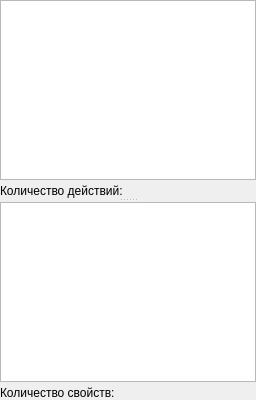
         <widget class="QSplitter" name="splitter_4">
          <property name="orientation">
           <enum>Qt::Vertical</enum>
          </property>
          <property name="childrenCollapsible">
           <bool>false</bool>
          </property>
          <widget class="QWidget" name="pnlResultActions" native="true">
           <layout class="QGridLayout" name="gridLayout_8">
            <property name="margin">
             <number>0</number>
            </property>
            <property name="spacing">
             <number>4</number>
            </property>
            <item row="0" column="0">
             <widget class="CTableView" name="tblResultActions"/>
            </item>
            <item row="1" column="0">
             <widget class="QLabel" name="lblResultActionsCount">
              <property name="text">
               <string>Количество действий: </string>
              </property>
             </widget>
            </item>
           </layout>
          </widget>
          <widget class="QWidget" name="pnlResultProperties" native="true">
           <layout class="QGridLayout" name="gridLayout_9">
            <property name="margin">
             <number>0</number>
            </property>
            <property name="spacing">
             <number>4</number>
            </property>
            <item row="0" column="0">
             <widget class="CTableView" name="tblResultProperties"/>
            </item>
            <item row="1" column="0">
             <widget class="QLabel" name="lblResultPropertiesCount">
              <property name="text">
               <string>Количество свойств: </string>
              </property>
             </widget>
            </item>
           </layout>
          </widget>
         </widget>
